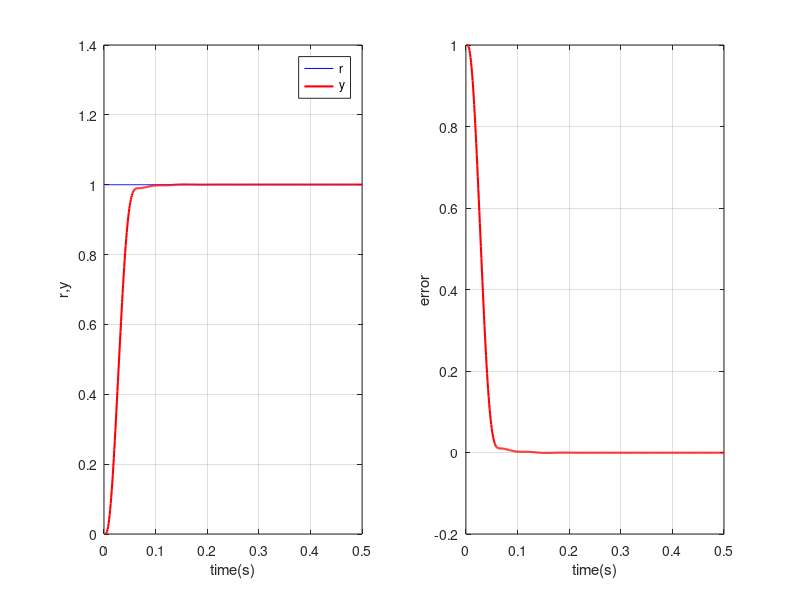

The MATLAB script that drew this image:
%Expert PID Controller
clear all;
close all;
ts=0.001;

sys=tf(5.235e005,[1,87.35,1.047e004,0]);  %Plant
dsys=c2d(sys,ts,'z');
[num,den]=tfdata(dsys,'v');

u_1=0;u_2=0;u_3=0;
y_1=0;y_2=0;y_3=0;

x=[0,0,0]';
x2_1=0;

kp=0.6;
ki=0.03;     
kd=0.01;

error_1=0;
for k=1:1:500
time(k)=k*ts;
   
r(k)=1.0;                    %Tracing Step Signal

u(k)=kp*x(1)+kd*x(2)+ki*x(3); %PID Controller

%Expert control rule
if abs(x(1))>0.8      %Rule1:Unclosed control rule
   u(k)=0.45;
elseif abs(x(1))>0.40        
   u(k)=0.40;
elseif abs(x(1))>0.20    
   u(k)=0.12; 
elseif abs(x(1))>0.01 
   u(k)=0.10;   
end   

if x(1)*x(2)>0|(x(2)==0)       %Rule2
   if abs(x(1))>=0.05
      u(k)=u_1+2*kp*x(1);
   else
      u(k)=u_1+0.4*kp*x(1);
   end
end
                                                                                                                                                                                                                                                                                                                                                                                                              
if (x(1)*x(2)<0&x(2)*x2_1>0)|(x(1)==0)   %Rule3
    u(k)=u(k);
end

if x(1)*x(2)<0&x(2)*x2_1<0   %Rule4
   if abs(x(1))>=0.05
      u(k)=u_1+2*kp*error_1;
   else
      u(k)=u_1+0.6*kp*error_1;
   end
end

if abs(x(1))<=0.001   %Rule5:Integration separation PI control
   u(k)=0.5*x(1)+0.010*x(3);
end

%Restricting the output of controller
if u(k)>=10
   u(k)=10;
end
if u(k)<=-10
   u(k)=-10;
end

%Linear model
y(k)=-den(2)*y_1-den(3)*y_2-den(4)*y_3+num(1)*u(k)+num(2)*u_1+num(3)*u_2+num(4)*u_3;
error(k)=r(k)-y(k);

%----------Return of parameters------------%
u_3=u_2;u_2=u_1;u_1=u(k);
y_3=y_2;y_2=y_1;y_1=y(k);
   
x(1)=error(k);                % Calculating P
x2_1=x(2);
x(2)=(error(k)-error_1)/ts;   % Calculating D
x(3)=x(3)+error(k)*ts;        % Calculating I

error_1=error(k);
end
figure(1);
subplot(1,2,1)
plot(time,r,'b',time,y,'r','LineWidth',1.5);
legend('r','y')
xlabel('time(s)');ylabel('r,y');
grid on

subplot(1,2,2)
plot(time,r-y,'r','LineWidth',1.5);
xlabel('time(s)');ylabel('error');
grid on